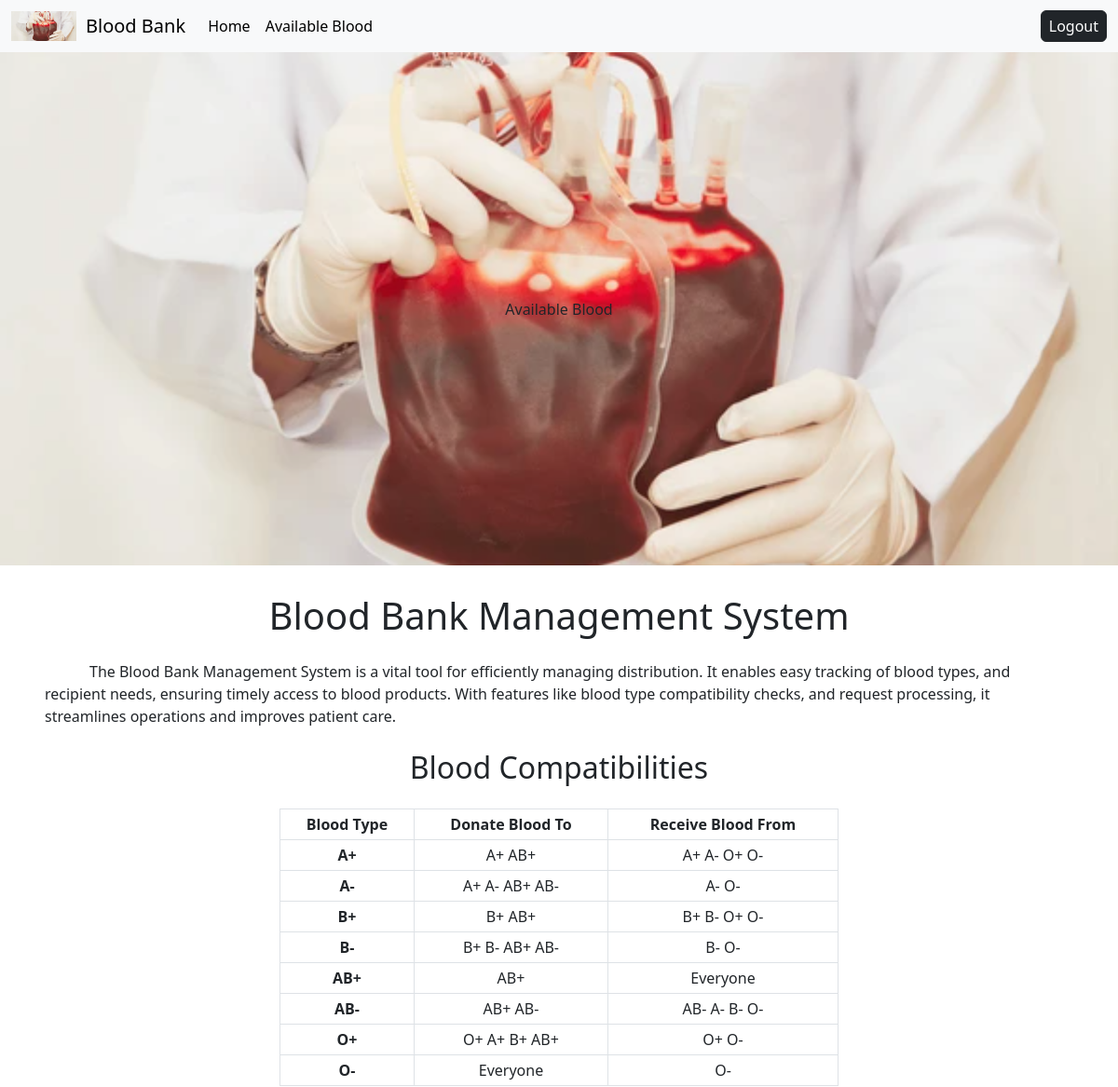
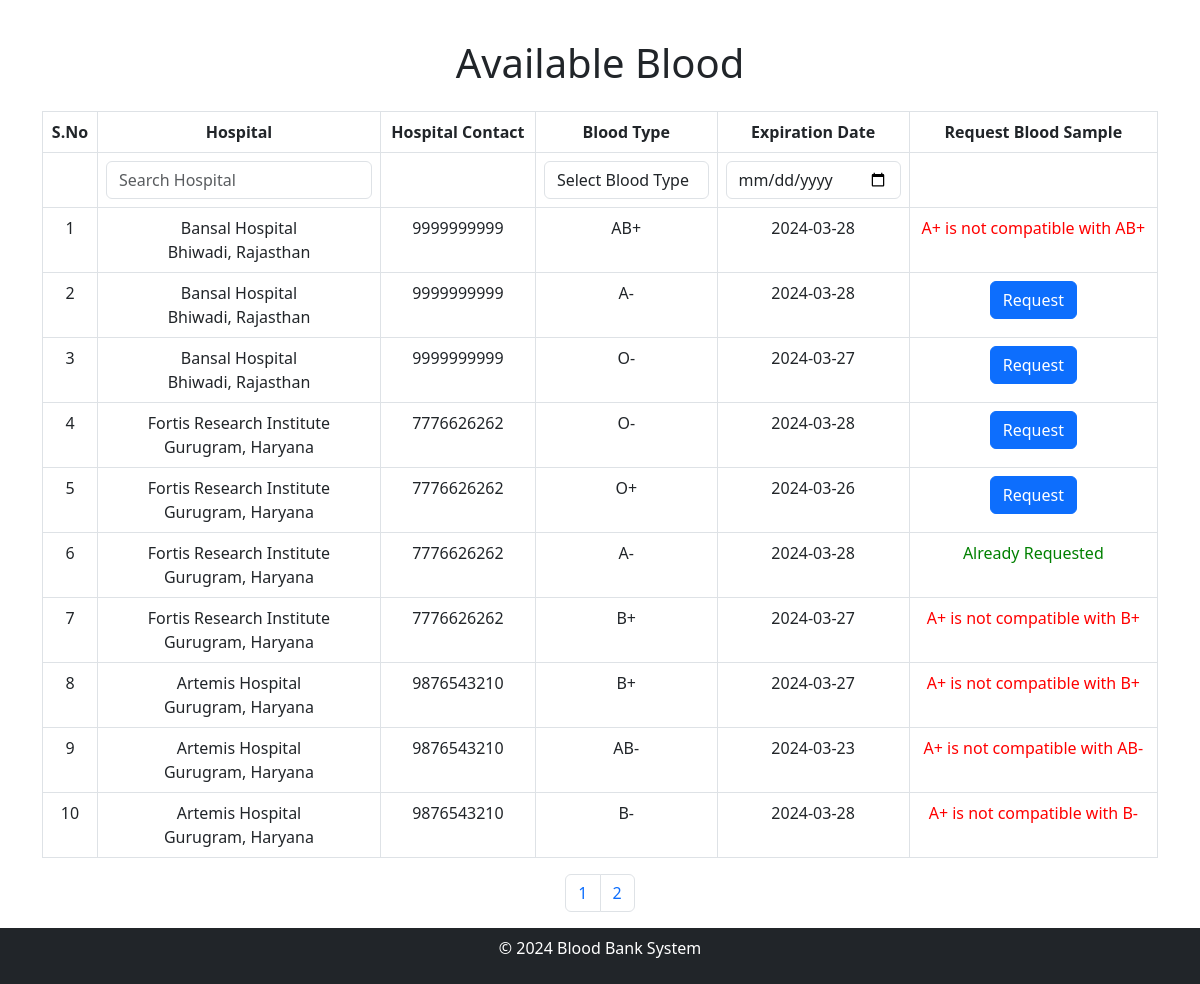
Page /receiver/receiver.php (signed in) on the committed database (2 pictures, top to bottom).
### tables this page shows
CREATE TABLE `add_blood` (
  `blood_info_id` int(11) NOT NULL,
  `hospital_id` int(11) DEFAULT NULL,
  `blood_type` varchar(10) DEFAULT NULL,
  `expiration_date` date DEFAULT NULL
);

CREATE TABLE `hospital` (
  `hospital_id` int(11) NOT NULL,
  `user_id` int(11) DEFAULT NULL,
  `hospital_name` varchar(255) DEFAULT NULL,
  `address` varchar(255) DEFAULT NULL,
  `phone_number` varchar(255) DEFAULT NULL
);

CREATE TABLE `receiver` (
  `receiver_id` int(11) NOT NULL,
  `user_id` int(11) DEFAULT NULL,
  `full_name` varchar(255) DEFAULT NULL,
  `address` varchar(255) DEFAULT NULL,
  `phone_number` varchar(255) DEFAULT NULL,
  `blood_group` varchar(10) DEFAULT NULL
);

### receiver/receiver.php (the view, shortened to what this page needs)
<!DOCTYPE html>
<html lang="en">
<head>
    <link rel="stylesheet" href="https://cdnjs.cloudflare.com/ajax/libs/font-awesome/5.15.3/css/all.min.css">
    <link rel="stylesheet" href="https://cdn.jsdelivr.net/npm/bootstrap@5.3.0-alpha3/dist/css/bootstrap.min.css">
</head>
<body>
    <nav class="navbar navbar-expand-lg bg-body-tertiary">
        <div class="container-fluid"><img src="../image1.png" alt="" style="width:70px;margin-right:10px">
            <a class="navbar-brand" href="#">
                Blood Bank </a>
            <div class="collapse navbar-collapse" id="navbarSupportedContent">
                <ul class="navbar-nav me-auto mb-2 mb-lg-0">
                    <li class="nav-item">
                        <a class="nav-link active" aria-current="page" href="receiver.php">Home</a>
                    </li>
                    <li class="nav-item">
                        <a class="nav-link active" href="#available">Available Blood</a>
                    </li>
                </ul>
                <form method="get" action=''>
                    <button type="submit" name="logout" class="btn btn-dark px-2 py-1">
                        Logout
                    </button>
                </form>
            </div>
        </div>
    </nav>
    <div class="home">
        <img src="../image1.png" alt="">
        <div class="button-container">
            <a href='#available' class="btn  m-2">Available Blood</a>
        </div>
    </div>
    <div class="m-4">
        <h1 class="text-center mb-4">Blood Bank Management System</h1>
        <div class="m-4">
        <span class="p-4 m-4 text-center">
The Blood Bank Management System is a vital tool for
efficiently managing distribution.
 It enables easy tracking of blood types,
  and recipient needs, ensuring timely access
 to blood products. With features like blood type compatibility checks, and
 request processing, it streamlines operations and
improves patient care.
</span>
        </div>
        <h2 class="text-center mt-4 "style="margin-top:40px">Blood Compatibilities</h2>
        <div class="table-responsive m-4 d-flex justify-content-center">
            <table class="table table-bordered table-hover text-center table-sm" style="max-width: 600px;">
                <thead class="bg-dark text-white">
                    <tr>
                        <th>Blood Type</th>
                        <th>Donate Blood To</th>
                        <th>Receive Blood From</th>
                    </tr>
                </thead>
                <tbody>
                    <tr>
                        <th>A+</th>
                        <td>A+ AB+</td>
                        <td>A+ A- O+ O-</td>
                    </tr>
                    <tr>
                        <th>A-</th>
                        <td>A+ A- AB+ AB-</td>
                        <td>A- O-</th>
                    </tr>
                    <tr>
                        <th>B+</th>
                        <td>B+ AB+</td>
                        <td>B+ B- O+ O-</td>
                    </tr>
                    <tr>
                        <th>B-</th>
                        <td>B+ B- AB+ AB-</td>
                        <td>B- O-</td>
                    </tr>
                    <tr>
                        <th>AB+</th>
                        <td>AB+</td>
                        <td>Everyone</td>
                    </tr>
                    <tr>
                        <th>AB-</th>
                        <td>AB+ AB- </td>
                        <td>AB- A- B- O-</td>
                    </tr>
                    <tr>
                        <th> O+</th>
                        <td>O+ A+ B+ AB+</td>
                        <td>O+ O-</td>
                    </tr>
                    <tr>
                        <th>O-</th>
                        <td>Everyone</td>
                        <td>O-</td>
                    </tr>
                </tbody>
            </table>
        </div>
    </div>
    <div class="container">
        <div class="text-center m-2 mb-4" id="available">
            <h1>Available Blood</h1>
        </div>
        <?php
        $compatibility = [
            "A+" => ["A+", "O+", "A-", "O-"],
            "O+" => ["O+", "O-"],
            "B+" => ["B+", "O+", "B-", "O-"],
            "AB+" => ["A+", "B+", "AB+", "O+", "A-", "B-", "AB-", "O-"],
            "A-" => ["A-", "O-"],
            "O-" => ["O-"],
            "B-" => ["B-", "O-"],
            "AB-" => ["A-", "B-", "AB-", "O-"],
        ];
        require("../config.php");
        $user_id = $_SESSION["user_id"];
        $sql = "SELECT receiver_id,blood_group FROM receiver WHERE user_id= $user_id;";
        $data = $conn->query($sql)->fetch_assoc();
        $receiver_id = $data['receiver_id'];
        $receiver_blood_group = $data['blood_group'];
        ?>
        <div class="table-responsive">
            <table class='table  table-bordered table-hover text-center'>
                <thead class="bg-danger text-white">
                    <tr>
                        <th>S.No</th>
                        <th>Hospital</th>
                        <th>Hospital Contact</th>
                        <th>Blood Type</th>
                        <th>Expiration Date</th>
                        <th>Request Blood Sample</th>
                    </tr>
                    <tr>
                        <th></th>
                        <th> <input class="form-control" id="hospitalSearch" type="text" name="hospital_query"
                                placeholder="Search Hospital"></th>
                        <th> </th>
                        <th><select class="form-control" id="bloodTypeSearch" name="blood_type_query">
                                <option value="">Select Blood Type</option>
                            </select></th>
                        <th><input class="form-control" id="expirationDateSearch" type="date" name="expiration_query"
                                placeholder="Search Expiration Date"></th>
                        <th> </th>
                    </tr>
                </thead>
                <?php
                $limit = 10;
                $page = isset($_GET['page']) ? $_GET['page'] : 1;
                $start = ($page - 1) * $limit;
                $totalRecordsQuery = "SELECT COUNT(*) AS total FROM add_blood";
                $totalRecordsResult = $conn->query($totalRecordsQuery);
                $totalRecords = $totalRecordsResult->fetch_assoc()['total'];
                $sql = "SELECT * FROM add_blood ORDER BY blood_info_id DESC LIMIT $start, $limit";
                $result = $conn->query($sql);
                if ($result->num_rows > 0) {
                    $i = $start + 1;
                    while ($row = $result->fetch_assoc()) {
                        $hospital_query = "SELECT * FROM hospital WHERE hospital_id = {$row['hospital_id']};";
                        $hospital_details = $conn->query($hospital_query)->fetch_assoc();
                        echo "<tr class='data-row'>";
                        echo "<td>" . $i . "</td>";
                        echo <<<details
                        <td class='hospital'>{$hospital_details['hospital_name']}<br>{$hospital_details['address']}  </td>
                        details;
                        echo <<<details
                        <td class='hospital'> {$hospital_details['phone_number']}</td>
                        details;
                        echo "<td class='blood-type'>" . $row["blood_type"] . "</td>";
                        echo "<td class='expiration-date'>" . $row["expiration_date"] . "</td>";
                        if (in_array($row["blood_type"], $compatibility[$receiver_blood_group])) {
                            $request_query = "SELECT receiver_id,blood_info_id FROM request WHERE receiver_id = $receiver_id;";
                            $request_query_result = $conn->query($request_query);
                            if ($request_query_result->num_rows > 0) {
                                $flag = 0;
                                while ($request_details = $request_query_result->fetch_assoc()) {
                                    if ($row['blood_info_id'] == $request_details['blood_info_id']) {
                                        $flag = 1;
                                    }
                                }
                                if ($flag == 0) {
                                    echo "<td><form action='' method='POST'><button class='btn btn-primary' type='submit'
                                     name='request'>Request</button><input type='hidden' value={$row['blood_info_id']}
                                     name='bloodId' ></form></td>";
                                } else {
                                    echo "<td><span style='color: green;'>Already Requested</span></td>";
                                }
                            } else {
                                echo "<td><form action='' method='POST'><button class='btn btn-primary' type='submit'
                                name='request'>Request</button><input type='hidden' value={$row['blood_info_id']}
                                name='bloodId' ></form></td>";
                            }
                        } else {
                            echo "<td><span style='color: red;'> $receiver_blood_group is not compatible with {$row['blood_type']} </span></td>";
                        }
                        echo "</tr>";
                        $i++;
                    }
                    echo "</table>";
                } else {
                    echo "No blood samples available.";
                }
                ?>
        </div>
        <nav aria-label="Page navigation">
            <ul class="pagination justify-content-center">
                <?php
                $totalPages = ceil($totalRecords / $limit);
                for ($i = 1; $i <= $totalPages; $i++) {
                    echo "<li class='page-item'><a class='page-link' href='?page=$i'>$i</a></li>";
                }
                ?>
            </ul>
        </nav>
    </div>
    <footer class="bg-dark text-white py-2">
        <div class="container ">
            <div class="row">
                <div class="col-md-12 text-center">
                    <p>&copy; 2024 Blood Bank System</p>
                </div>
            </div>
        </div>
    </footer>
</body>
</html>

### receiver/receiver.php (style rules this page uses)
.home { position: relative; width: 100%; margin-bottom: 30px; }
.home img { margin: 0; width: 100%; display: block; }
.button-container { position: absolute; top: 50%; left: 50%; transform: translate(-50%, -50%); text-align: center; }

### rows in the picture
add_blood: hospital.hospital_name "Bansal Hospital", hospital.address "Bhiwadi, Rajasthan", hospital.phone_number "9999999999", blood_type "AB+", expiration_date "2024-03-28"
receiver: blood_group "A+"
add_blood: hospital.hospital_name "Bansal Hospital", hospital.address "Bhiwadi, Rajasthan", hospital.phone_number "9999999999", blood_type "A-", expiration_date "2024-03-28"
add_blood: hospital.hospital_name "Bansal Hospital", hospital.address "Bhiwadi, Rajasthan", hospital.phone_number "9999999999", blood_type "O-", expiration_date "2024-03-27"
add_blood: hospital.hospital_name "Fortis Research Institute", hospital.address "Gurugram, Haryana", hospital.phone_number "7776626262", blood_type "O-", expiration_date "2024-03-28"
add_blood: hospital.hospital_name "Fortis Research Institute", hospital.address "Gurugram, Haryana", hospital.phone_number "7776626262", blood_type "O+", expiration_date "2024-03-26"
add_blood: hospital.hospital_name "Fortis Research Institute", hospital.address "Gurugram, Haryana", hospital.phone_number "7776626262", blood_type "A-", expiration_date "2024-03-28", shows "Already Requested"
add_blood: hospital.hospital_name "Fortis Research Institute", hospital.address "Gurugram, Haryana", hospital.phone_number "7776626262", blood_type "B+", expiration_date "2024-03-27"
add_blood: hospital.hospital_name "Artemis Hospital", hospital.address "Gurugram, Haryana", hospital.phone_number "9876543210", blood_type "B+", expiration_date "2024-03-27"
add_blood: hospital.hospital_name "Artemis Hospital", hospital.address "Gurugram, Haryana", hospital.phone_number "9876543210", blood_type "AB-", expiration_date "2024-03-23"
add_blood: hospital.hospital_name "Artemis Hospital", hospital.address "Gurugram, Haryana", hospital.phone_number "9876543210", blood_type "B-", expiration_date "2024-03-28"
